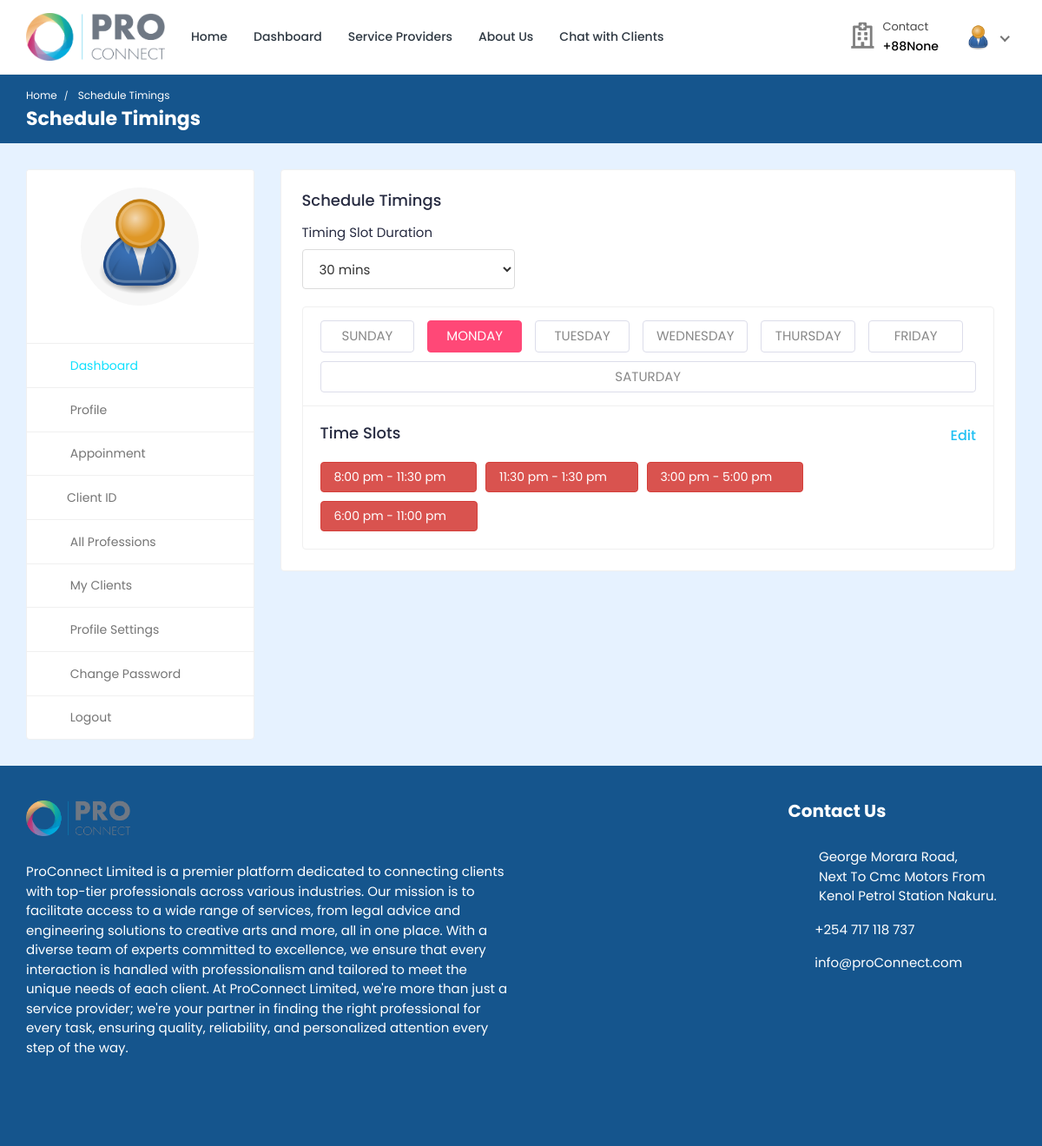
Before: /professional/schedule-timings/ (signed in) with the older database file.
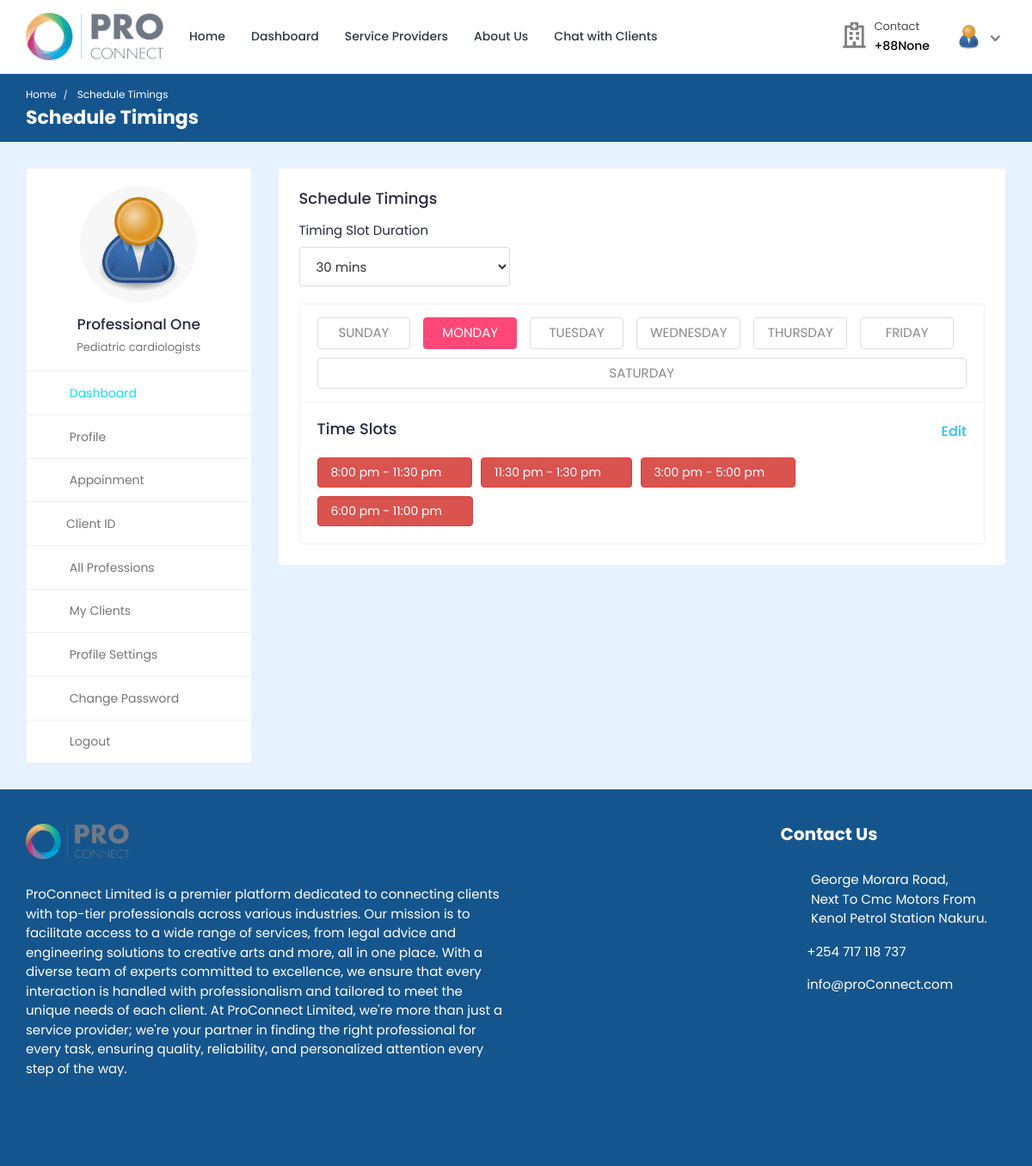
After: the same page with the newer database file.
### professional/models.py (models this page shows, shortened)
class Professional_Information(models.Model):
    PROFESSION_CHOICES = (
        ('medical', 'Medical Services'),
        ('legal', 'Legal Services'),
        ('engineering', 'Engineering Services'),
        ('art', 'Art & Design'),
    )
    professional_id = models.AutoField(primary_key=True)
    user = models.OneToOneField(settings.AUTH_USER_MODEL, on_delete=models.CASCADE, related_name='profile')
    name = models.CharField(max_length=200)
    username = models.CharField(max_length=200, null=True, blank=True)
    gender = models.CharField(max_length=200, null=True, blank=True)
    description = models.TextField(max_length=1000, null=True, blank=True)
    profession = models.CharField(max_length=200, choices=PROFESSION_CHOICES)
    profession_name = models.ForeignKey(ServiceDepartment, on_delete=models.SET_NULL, null=True)
    specialization = models.ForeignKey(specialization, on_delete=models.SET_NULL, null=True)
    featured_image = models.ImageField(upload_to='professionals/', default='professionals/user-default.png')
    certificate_image = models.ImageField(upload_to='professionals_certificates/', default='professionals_certificates/default.png', null=True, blank=True)
    email = models.EmailField(max_length=200, null=True, blank=True)
    phone_number = models.CharField(max_length=200, null=True, blank=True)
    availability = models.CharField(max_length=200, null=True, blank=True)
    consultation_fee = models.IntegerField(null=True, blank=True, default=0)
    address = models.CharField(max_length=200, null=True, blank=True)
    service_name = models.ForeignKey(Service_Provider_Information, on_delete=models.SET_NULL, null=True, blank=True)
    profession = models.CharField(max_length=200, choices=PROFESSION_CHOICES, null=True, blank=True)
    institute = models.CharField(max_length=200, null=True, blank=True)
    degree = models.CharField(max_length=200, null=True, blank=True)
    completion_year = models.CharField(max_length=200, null=True, blank=True)
    work_place = models.CharField(max_length=200, null=True, blank=True)
    designation = models.CharField(max_length=200, null=True, blank=True)
    start_year = models.CharField(max_length=200, null=True, blank=True)
    end_year = models.CharField(max_length=200, null=True, blank=True)
    register_status = models.CharField(max_length=200, null=True, blank=True, default='Accepted')

### service_provider_admin/models.py (models this page shows, shortened)
class specialization(models.Model):
    specialization_id = models.AutoField(primary_key=True)
    specialization_name = models.CharField(max_length=200, null=True, blank=True)
    service_provider = models.ForeignKey(Service_Provider_Information, on_delete=models.CASCADE, null=True, blank=True)

### professional/views.py (the view)
# urls.py: path('schedule-timings/', views.schedule_timings, name='schedule-timings'),
@csrf_exempt
@login_required(login_url="professional-login")
def schedule_timings(request):
    professional = Professional_Information.objects.get(user=request.user)
    context = {'professional': professional}
    return render(request, 'schedule-timings.html', context)

### templates/schedule-timings.html (shortened to what the changed rows need)
{% load static %}
<!DOCTYPE html>
<html lang="en">
<head>
  <link rel="stylesheet" href="{% static 'proConnect-System/css/Normal/bootstrap.min.css' %}" />
  <link rel="stylesheet" href="{% static 'proConnect-System/plugins/Normal/fontawesome/css/fontawesome.min.css' %}" />
  <link rel="stylesheet" href="{% static 'proConnect-System/plugins/Normal/fontawesome/css/all.min.css' %}" />
  <link rel="stylesheet" href="{% static 'proConnect-System/plugins/Normal/select2/css/select2.min.css' %}" />
  <link rel="stylesheet" href="{% static 'proConnect-System/css/Normal/style.css' %}" />
</head>
<body>
  <div class="main-wrapper">
    <header class="header">{% include 'professional-navbar.html' %}</header>
    <div class="breadcrumb-bar">
      <div class="container-fluid">
        <div class="row align-items-center">
          <div class="col-md-12 col-12">
            <h2 class="breadcrumb-title">Schedule Timings</h2>
          </div>
        </div>
      </div>
    </div>
    <div class="content">
      <div class="container-fluid">
        <div class="row">
          <div class="col-md-5 col-lg-4 col-xl-3 theiaStickySidebar">
            <div>{% include 'professional-sidebar.html' %}</div>
          </div>
        </div>
      </div>
    </div>
    {% include 'footer.html' %}
  </div>
</body>
</html>

### templates/professional-navbar.html (shortened to what this page needs)
{% load static %}
<nav class="navbar navbar-expand-lg header-nav">
  <div class="navbar-header">
    <a href="{% url 'service_provider_home'%}" class="navbar-brand logo">
      <img src="{% static 'proConnect-System/images/Normal/proConnect-logo.png' %}" class="img-fluid" alt="Logo" />
    </a>
  </div>
  <div class="main-menu-wrapper">
    <ul class="main-nav">
      <li>
        <a href="{% url 'service_provider_home'%}">Home</a>
      </li>
      <li>
        <a href="{% url 'professional-dashboard'%}">Dashboard</a>
      </li>
      <li><a href="{% url 'multiple-service_provider' %}" style="text-decoration: none;">Service Providers</a></li>
      <li>
        <a href="{% url 'about-us'%}">About Us</a>
      </li>
      <li>
        <a href="{% url 'chat-home' pk=user.id %}">Chat with Clients</a>
      </li>
    </ul>
  </div>
  <ul class="nav header-navbar-rht">
    <li class="nav-item contact-item">
      <div class="header-contact-img">
        <i class="far fa-hospital"></i>
      </div>
      <div class="header-contact-detail">
        <p class="contact-header">Contact</p>
        <p class="contact-info-header">+88{{professional.phone_number}}</p>
      </div>
    </li>
    <li class="nav-item dropdown has-arrow logged-item">
      <a href="#" class="dropdown-toggle nav-link" data-toggle="dropdown">
        <span class="user-img">
          <img class="rounded-circle" src="{{ professional.featured_image.url }}" width="31" alt="Darren Elder" />
        </span>
      </a>
    </li>
  </ul>
</nav>

### templates/professional-sidebar.html (shortened to what this page needs)
{% load static %}
<div class="profile-sidebar">
  <div class="widget-profile pro-widget-content">
    <div class="profile-info-widget">
      <a href="#" class="booking-doc-img">
        <img src="{{ professional.featured_image.url }}" alt="User Image" />
      </a>
      <div class="profile-det-info">
        <h3>{{ professional.name }}</h3>
        <div class="client-details">
          <h5 class="mb-0">{{professional.specialization.specialization_name}}</h5>
        </div>
      </div>
    </div>
  </div>
  <div class="dashboard-widget">
    <nav class="dashboard-menu sidebar">
      <ul>
        <li class="active">
          <a href="{% url 'professional-dashboard' %}">
            <i class="fas fa-columns"></i>
            <span>Dashboard</span>
          </a>
        </li>
        <li>
          <a href="{% url 'professional-profile' pk=professional.professional_id %}">
            <i class="fas fa-user"></i>
            <span>Profile</span>
          </a>
        </li>
        <li>
          <a href="{% url 'appointments'%}">
            <i class="fas fa-user-circle"></i>
            <span>Appoinment</span>
          </a>
        </li>
        <li class="nav-item has-submenu">
          <a href="#" class="nav-link"><i class="fas fa-search"></i><span>Client ID</span></a>
        </li>
        <li>
          <a href="{% url 'multiple-service_provider' %}">
            <i class="fas fa-hospital"></i>
            <span>All Professions</span>
          </a>
        </li>
        <li>
          <a href="{% url 'my-clients' %}">
            <i class="fas fa-user-injured"></i>
            <span>My Clients</span>
          </a>
        </li>
        <li>
          <a href="{% url 'professional-profile-settings' %}">
            <i class="fas fa-user-cog"></i>
            <span>Profile Settings</span>
          </a>
        </li>
        <li>
          <a href="{% url 'professional-change-password' pk=user.id%}">
            <i class="fas fa-lock"></i>
            <span>Change Password</span>
          </a>
        </li>
        <li>
          <a href="{% url 'professional-logout'%}">
            <i class="fas fa-sign-out-alt"></i>
            <span>Logout</span>
          </a>
        </li>
      </ul>
    </nav>
  </div>
</div>

Changed rows visible on the page:
changed Professional_Information "None": name (not shown) → "Professional One"; specialization.specialization_name (not shown) → "Pediatric cardiologists"
